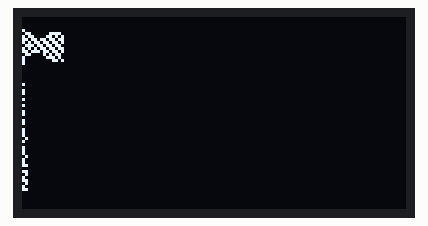
Simulated run of this program. Board: Raspberry Pi Pico running MicroPython. Parts: 128×64 one-colour display.

Above: at 0.8 s.
At 3.6 s:
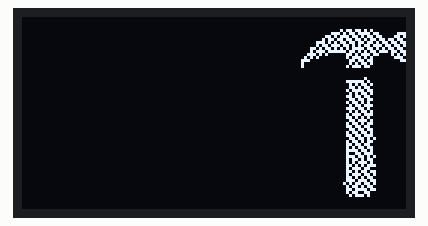
At 8.8 s:
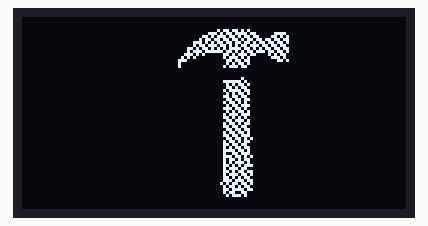
At 12.8 s:
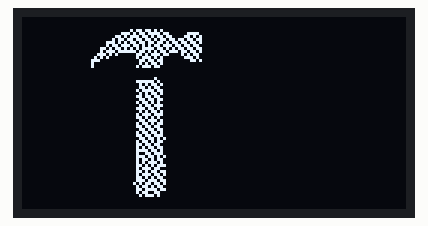
At 18.2 s:
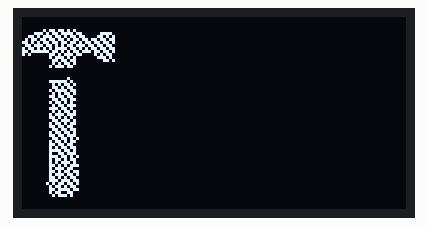
At 35.8 s:
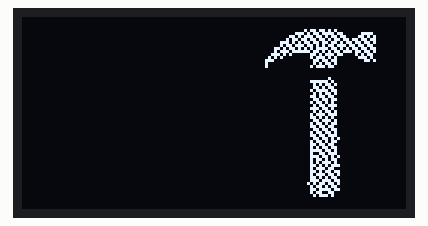

Measured:
- what the display in image 0 shows lasts 0.7 s, from 0.8 s to 1.5 s

The program:

SEN.py
```python
from machine import Pin, I2C
from ssd1306 import SSD1306_I2C
import framebuf


i2c=I2C(0,sda=Pin(0), scl=Pin(1), freq=400000)
oled = SSD1306_I2C(128, 64, i2c)

while True:
   TH = bytearray(b'\x00\x00\x00\x00\x00\x00\x00\x00\x00\x00\x00\x00\x00\x00\x00\x00\x00\x00\x00\x00\x00\x00\x00\x00\x00\x00\x00\x00\x00\x00\x00\x00\x00\x00\x00[P\x00\x00\x00\x00\x00\x03\xad\xec\x0f\x00\x00\x00\x00\rv\xb6\x1a\x80\x00\x00\x00\x16\xdb[m\x80\x00\x00\x00um\xb5\xb6\x80\x00\x00\x00[\xb5n\xdb\x00\x00\x00\x01\xadW\xb5m\x80\x00\x00\x01w\xed[\xb6\x80\x00\x00\x03\xa8\x1a\xec+\x00\x00\x00\x05@\x17P\x1d\x00\x00\x00\x0e\x00\r\xb0\x06\x80\x00\x00\x08\x00\n\xd0\x00\x00\x00\x00\x08\x00\x17`\x00\x00\x00\x00\x00\x00\x00\x00\x00\x00\x00\x00\x00\x00\x00\x00\x00\x00\x00\x00\x00\x00\x00\x00\x00\x00\x00\x00\x00\x00\x00@\x00\x00\x00\x00\x00\x00\x1f\xa0\x00\x00\x00\x00\x00\x00\n\xd0\x00\x00\x00\x00\x00\x00\r`\x00\x00\x00\x00\x00\x00\x17\xb0\x00\x00\x00\x00\x00\x00\n\xd0\x00\x00\x00\x00\x00\x00\x1b`\x00\x00\x00\x00\x00\x00\r\xb0\x00\x00\x00\x00\x00\x00\x16\xa0\x00\x00\x00\x00\x00\x00\x0bp\x00\x00\x00\x00\x00\x00\x1d\xa0\x00\x00\x00\x00\x00\x00\n\xd0\x00\x00\x00\x00\x00\x00\x17p\x00\x00\x00\x00\x00\x00\x1a\xa0\x00\x00\x00\x00\x00\x00\r\xd0\x00\x00\x00\x00\x00\x00\x16\xb0\x00\x00\x00\x00\x00\x00\x1b`\x00\x00\x00\x00\x00\x00\r\xb0\x00\x00\x00\x00\x00\x00\x16\xd0\x00\x00\x00\x00\x00\x00\x1bp\x00\x00\x00\x00\x00\x00\r\xa8\x00\x00\x00\x00\x00\x00\x16\xb0\x00\x00\x00\x00\x00\x00\x1b`\x00\x00\x00\x00\x00\x00\x15\xb0\x00\x00\x00\x00\x00\x00\x1e\xd0\x00\x00\x00\x00\x00\x00\x13p\x00\x00\x00\x00\x00\x00\x1d\xa8\x00\x00\x00\x00\x00\x00\x16\xb0\x00\x00\x00\x00\x00\x00\x15\xd0\x00\x00\x00\x00\x00\x00\x1a\xb8\x00\x00\x00\x00\x00\x00\x17`\x00\x00\x00\x00\x00\x00\x1a\xd8\x00\x00\x00\x00\x00\x00\x17h\x00\x00\x00\x00\x00\x00\x1a\xb0\x00\x00\x00\x00\x00\x00\x1d\xd8\x00\x00\x00\x00\x00\x00+h\x00\x00\x00\x00\x00\x00\x16\xb0\x00\x00\x00\x00\x00\x00\x1b\xd8\x00\x00\x00\x00\x00\x00\x16`\x00\x00\x00\x00\x00\x00\x0b\xa0\x00\x00\x00\x00\x00\x00\x00\x00\x00\x00\x00\x00\x00\x00\x00\x00\x00\x00\x00\x00\x00\x00\x00\x00\x00\x00\x00\x00\x00\x00\x00\x00\x00\x00\x00')
   fb = framebuf.FrameBuffer(TH,64,64, framebuf.MONO_HLSB)
   oled.fill(0)
   for i in range(-64,128):
       oled.blit(fb,i,0)
       oled.show()
   oled.fill(0)
   for i in range(-128,128):
       oled.blit(fb,i,0)
       oled.show()
```
